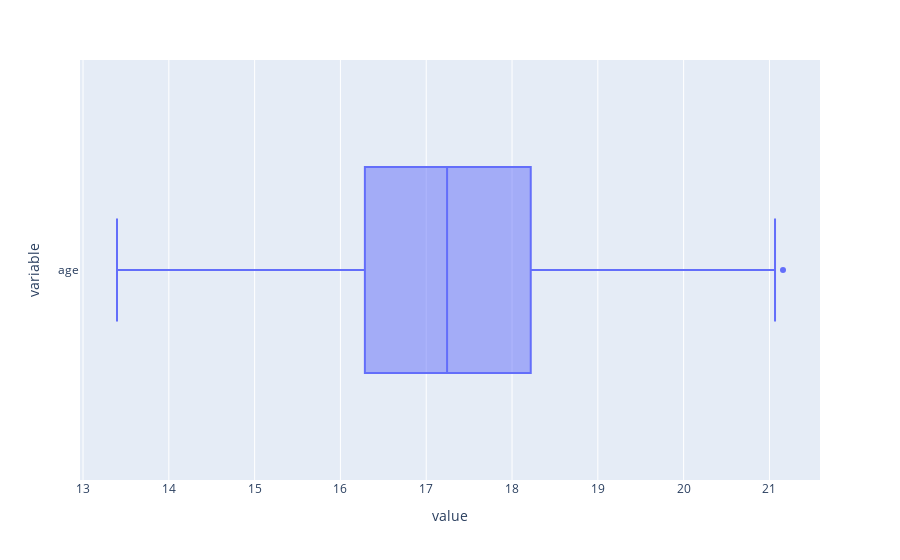

The notebook cell this image was saved under:
### Code cell
px.box(df.age, orientation = "h")

### Figure 1 — Plotly figure (JSON) as saved in the notebook; plotly's stock layout.template omitted (floating-point values rounded to 4 significant figures; data arrays with more than 128 entries replaced by an {"elided": "..."} marker saying what was removed)
{"data": [{"alignmentgroup": "True", "hovertemplate": "value=%{x}<br>variable=%{y}<extra></extra>", "legendgroup": "", "marker": {"color": "#636efa"}, "name": "", "notched": false, "offsetgroup": "", "orientation": "h", "showlegend": false, "type": "box", "x": {"elided": "30000 float values"}, "x0": " ", "xaxis": "x", "y": {"elided": "30000 str values"}, "y0": " ", "yaxis": "y"}], "layout": {"autosize": true, "boxmode": "group", "legend": {"tracegroupgap": 0}, "margin": {"t": 60}, "xaxis": {"anchor": "y", "autorange": true, "domain": [0, 1], "range": [12.96, 21.59], "title": {"text": "value"}, "type": "linear"}, "yaxis": {"anchor": "x", "autorange": true, "domain": [0, 1], "range": [-0.5, 0.5], "title": {"text": "variable"}, "type": "category"}}}
